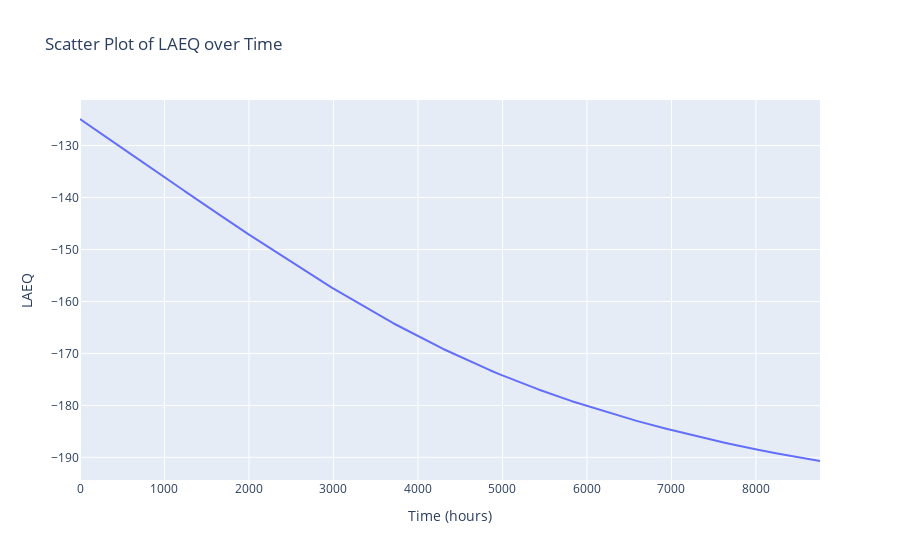

Source (notebook cell):
### Code cell
#reconstruct by hand

# Selected frequencies
selected_frequencies = [0, 1 / 24, 1 / 720, 1 / 2160, 1 / 2, 1 / (7 * 24), 2 / (7 * 24), 1 / 12, 1 / (24 * (365 / 2)), 1/(24*365)]
#0 frequency for the "intercept"
selected_frequencies = [freq / 3600 for freq in selected_frequencies]  # Convert to Hz

# Find the indices corresponding to the selected frequencies
selected_indices = [np.abs(xf - freq).argmin() for freq in selected_frequencies]

# Retrieve the selected peaks from the FFT result
selected_peaks = yf[selected_indices]

amplitude = selected_peaks

frequency = selected_frequencies

t = np.linspace(0, len(data_Namen)-1,num=len(data_Namen))

reconstructed_signal = np.zeros(len(t))#, dtype=np.complex128)  # Initialize the reconstructed signal

signals_array = []
amplitude_signals = np.zeros(len(frequency))

for i in range(len(frequency)):
    extra_signal = np.real(amplitude[i] * np.exp(1j * 2 * np.pi * frequency[i] * t))
    amplitude_extra_signal = max(extra_signal)
    signals_array.append(extra_signal)
    amplitude_signals[i] = amplitude_extra_signal

amplitude_day = 2
print(amplitude_signals)
max_amplitudes = max(amplitude_signals)
print("max amplitude")
print(max_amplitudes)
amplitude_signals = amplitude_signals*amplitude_day/max_amplitudes #rescale everything

print(signals_array[0])

for i in range(len(signals_array)):
    
    reconstructed_signal += signals_array[i]*amplitude_day/max_amplitudes

#plot with standardized values

# Creating the scatter plot using go.Scatter
fig = go.Figure(data=go.Scatter(
    #x=data_Namen['time'],
    x = t,
    y=reconstructed_signal,
    mode='lines'
))

# Customizing the plot layout
fig.update_layout(
    title='Scatter Plot of LAEQ over Time',
    xaxis=dict(title='Time (hours)'),
    yaxis=dict(title='LAEQ')
)

# Displaying the plot
fig.show()

### Figure 1 — Plotly figure (JSON) as saved in the notebook; plotly's stock layout.template omitted (floating-point values rounded to 4 significant figures; data arrays with more than 128 entries replaced by an {"elided": "..."} marker saying what was removed)
{"data": [{"mode": "lines", "type": "scatter", "x": {"elided": "8759 int values"}, "y": {"elided": "8759 float values"}}], "layout": {"title": {"text": "Scatter Plot of LAEQ over Time"}, "xaxis": {"title": {"text": "Time (hours)"}}, "yaxis": {"title": {"text": "LAEQ"}}}}
